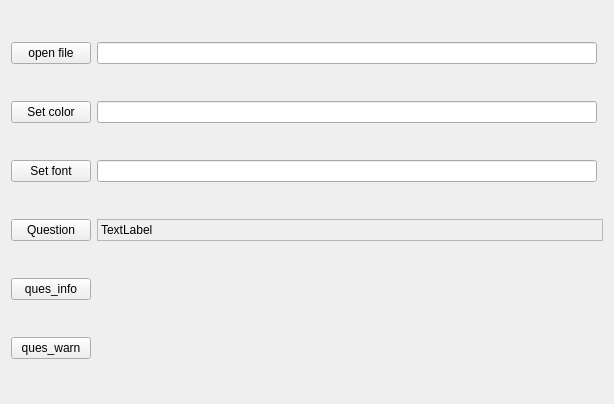
<?xml version="1.0" encoding="UTF-8"?>
<ui version="4.0">
 <class>Widget</class>
 <widget class="QWidget" name="Widget">
  <property name="geometry">
   <rect>
    <x>0</x>
    <y>0</y>
    <width>614</width>
    <height>404</height>
   </rect>
  </property>
  <property name="windowTitle">
   <string>Widget</string>
  </property>
  <layout class="QGridLayout" name="gridLayout">
   <item row="0" column="0">
    <widget class="QPushButton" name="pushButton">
     <property name="text">
      <string>open file</string>
     </property>
    </widget>
   </item>
   <item row="0" column="1">
    <widget class="QLineEdit" name="lineEdit"/>
   </item>
   <item row="1" column="0">
    <widget class="QPushButton" name="pushButton_2">
     <property name="text">
      <string>Set color</string>
     </property>
    </widget>
   </item>
   <item row="1" column="1">
    <widget class="QLineEdit" name="lineEdit_2"/>
   </item>
   <item row="2" column="0">
    <widget class="QPushButton" name="pushButton_3">
     <property name="text">
      <string>Set font</string>
     </property>
    </widget>
   </item>
   <item row="2" column="1">
    <widget class="QLineEdit" name="lineEdit_3"/>
   </item>
   <item row="3" column="0">
    <widget class="QPushButton" name="pushButton_4">
     <property name="text">
      <string>Question</string>
     </property>
    </widget>
   </item>
   <item row="3" column="1" colspan="2">
    <widget class="QLabel" name="label">
     <property name="frameShape">
      <enum>QFrame::StyledPanel</enum>
     </property>
     <property name="text">
      <string>TextLabel</string>
     </property>
    </widget>
   </item>
   <item row="4" column="0">
    <widget class="QPushButton" name="pushButton_5">
     <property name="text">
      <string>ques_info</string>
     </property>
    </widget>
   </item>
   <item row="5" column="0">
    <widget class="QPushButton" name="pushButton_6">
     <property name="text">
      <string>ques_warn</string>
     </property>
    </widget>
   </item>
  </layout>
 </widget>
 <layoutdefault spacing="6" margin="11"/>
 <resources/>
 <connections/>
</ui>
